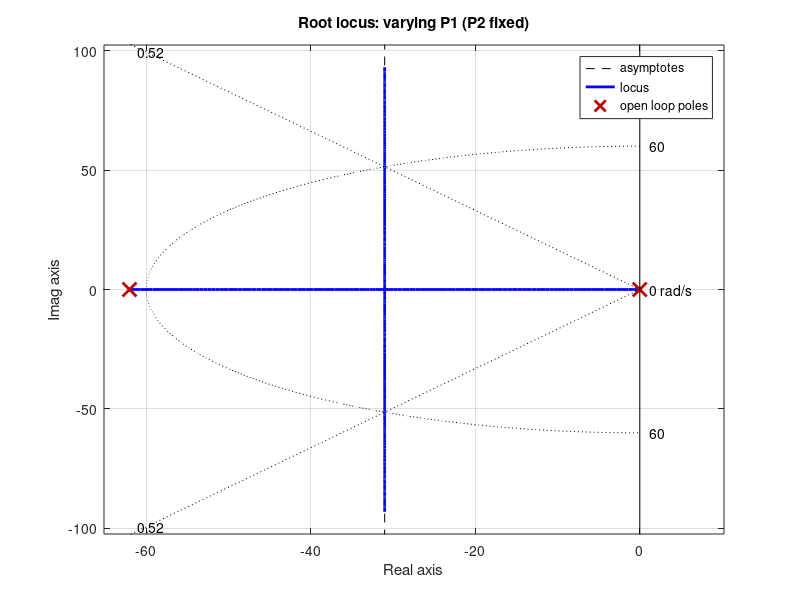
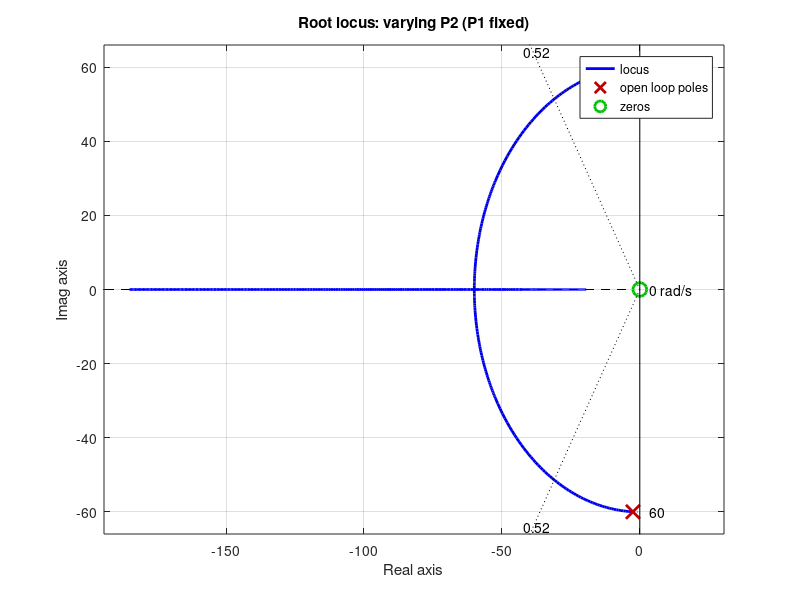

The MATLAB script that drew these images, in order: (Note: this script raises an error after producing the figures.)
Ka = 2.4;
Kpot = 10/(2*pi);    
Ktach = 0.03;

P1 = 1.0472;
P2 = 0.8801;
K1_chosen = 10*P1;
K2_chosen = 10*P2;

A = 18*Ka;            
const_num_for_K1 = A * Kpot;    % 43.2 * Kpot  (this multiplies K1)
const_factor_K2 = 18*Ka*Ktach;  % 1.296

% --- Root locus #1: vary K1, hold K2 fixed at K2_chosen ---
K2 = K2_chosen;
num1 = const_num_for_K1;                % numerator (K1 will be the variable gain)
den1 = [0.2, (1 + const_factor_K2 * K2), 0];  % 0.2 s^2 + (1 + 1.296*K2) s + 0 -> no constant term

sys1 = tf(num1, den1);   % open-loop G(s) such that loop is K1*G(s)
figure(1);
rlocus(sys1);
title('Root locus: varying P1 (P2 fixed)');
xlabel('Real axis'); ylabel('Imag axis');
grid on; hold on;


% r1 = rlocus(sys1, K1_chosen);  
% plot(real(r1), imag(r1), 'rx', 'MarkerSize',10, 'LineWidth',2);
% legend('root locus','chosen K1 poles','Location','best');

zeta_desired = 0.5169308662051556;
omega_n_desired = 60;
sgrid(zeta_desired, omega_n_desired);



K1 = K1_chosen;
D = 18*Ka*K1*Kpot;  % constant term in characteristic: 18*Ka*K1*Kpot
% open-loop for K2 should be of form K2 * (1.296*s)/(0.2 s^2 + s + D)
num2 = const_factor_K2 * [1 0];   % numerator 1.296*s  -> [1.296 0]
den2 = [0.2, 1, D];               % denominator 0.2*s^2 + 1*s + D

sys2 = tf(num2, den2);  % open-loop G(s) such that loop is K2*G(s)
figure(2);
rlocus(sys2);
title('Root locus: varying P2 (P1 fixed)');
xlabel('Real axis'); ylabel('Imag axis');
grid on; hold on;

% compute and plot closed-loop poles for the chosen K2
% r2 = rlocus(sys2, K2_chosen);
% plot(real(r2), imag(r2), 'rx', 'MarkerSize',10, 'LineWidth',2);
% legend('root locus','chosen K2 poles','Location','best');

% Draw same damping/wn grid for comparison
sgrid(zeta_desired, omega_n_desired);

% Print numerical pole locations to command window
fprintf('Chosen K1 = %.6f, chosen K2 = %.6f\n', K1_chosen, K2_chosen);
fprintf('Closed-loop poles for chosen K1,K2 (figure 1 marker):\n');
disp(r1.');
fprintf('Closed-loop poles for chosen K1,K2 (figure 2 marker):\n');
disp(r2.');